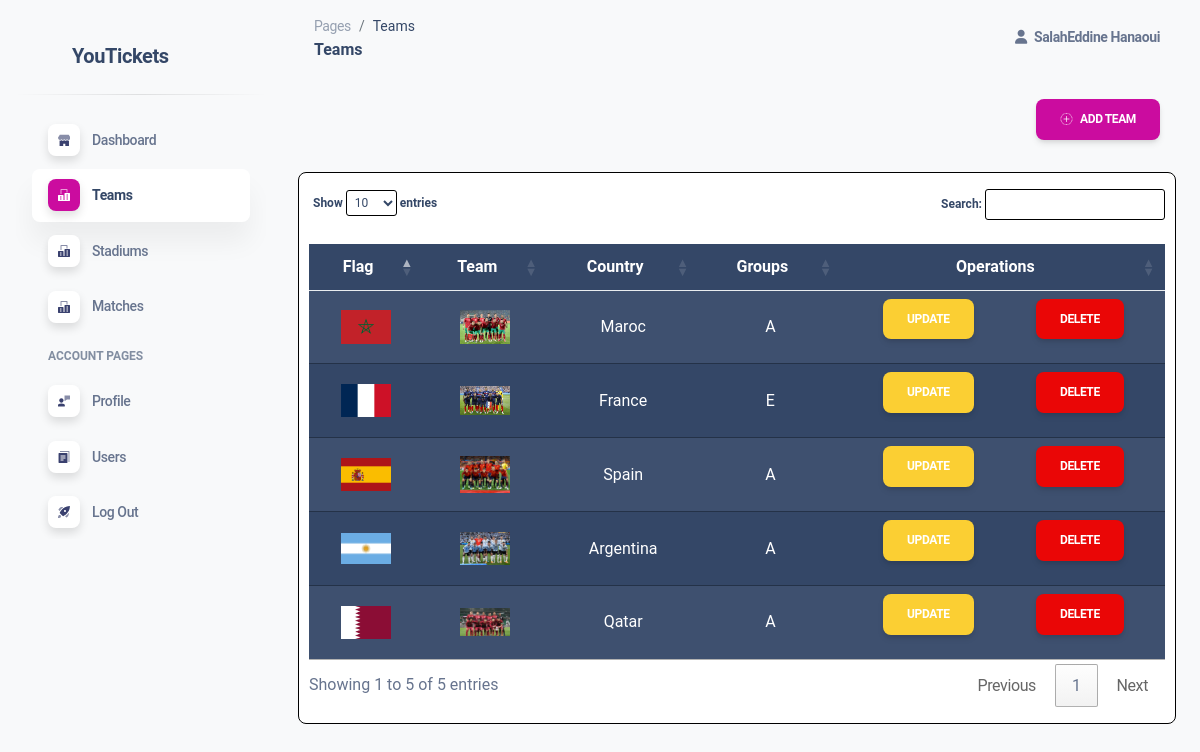
/pages/admin/teams.php (signed in), run on the app's committed database.
### tables this page shows
CREATE TABLE `users` (
  `id` int(11) NOT NULL,
  `name` varchar(255) DEFAULT NULL,
  `email` varchar(255) DEFAULT NULL,
  `password` varchar(255) DEFAULT NULL,
  `role` varchar(255) DEFAULT NULL
);

CREATE TABLE `teams` (
  `id` int(11) NOT NULL,
  `name` varchar(255) DEFAULT NULL,
  `flag` varchar(255) DEFAULT NULL,
  `team_group` varchar(255) DEFAULT NULL,
  `team_image` varchar(255) DEFAULT NULL
);

### config/database.php (called while the page is built, shortened)
<?php
class Database {
    private $host = "localhost";
    private $dbName = "fifa";
    private $username = "root";
    private $password = "";
    public function __construct(){
        $this->con = new PDO('mysql:host='.$this->host.';dbname='.$this->dbName.';charset=utf8', $this->username, $this->password);
        return true;
    }
}
?>

### classes/SignUp.class.php (called while the page is built, shortened)
<?php
 require_once __DIR__.'/../config/database.php';
class SignUp extends Database {
   public function getRows($query, $param=[]){
    try{
        $sqlstatment = $this->con->prepare($query);
        $sqlstatment->execute($param);
        return $sqlstatment->fetchAll(PDO::FETCH_ASSOC);
       }catch(Exception $e){
            $e->getMessage();
       }
   }
}

### models/TeamsModal.php (called while the page is built, shortened)
<?php
require_once __DIR__.'/../config/database.php';
class Teams extends Database
{
    public function select($table,$rows="*",$where = null){
        if ($where != null) {
            $sql="SELECT $rows FROM $table WHERE $where";
        }else{
            $sql="SELECT $rows FROM $table";
        }
        $this->sql = $result = $this->con->query($sql);
    }
}

### pages/admin/teams.php (the view, shortened to what this page needs)
<?php
$adminTitle='Teams';
include '../../models/TeamsModal.php';
include_once '../../includes/admin/head.php';
?>
<link rel="stylesheet" href="https://cdn.jsdelivr.net/npm/bootstrap-icons@1.10.2/font/bootstrap-icons.css">
<body class="g-sidenav-show bg-gray-100">
    <?php include_once '../../includes/admin/sidebar.php'; ?>
    <main class="main-content position-relative max-height-vh-100 h-100 border-radius-lg ">
        <?php include_once '../../includes/admin/navbar.php';?>
        <div class="tableContainer m-4">
        <div class="d-flex justify-content-end m-3">
            <button href="#modal-teams" data-bs-toggle="modal" class="btn btn-primary d-flex "  onclick="resetForm()"><i class="bi bi-plus-circle-dotted me-2" ></i>Add Team</button>
        </div>
      <table class="table table-dark table-hover table-striped "  id="myTable">
        <thead>
          <tr>
            <th class="text-center" scope="col">Flag</th>
            <th class="text-center" scope="col">Team</th>
            <th class="text-center" scope="col">Country</th>
            <th class="text-center" scope="col">Groups</th>
            <th class="text-center" scope="col">Operations</th>
          </tr>
        </thead>
        <tbody>
        <?php
            $b = new Teams();
            $b->select("teams","*");
            $result = $b->sql;
        ?>
            <?php while ($row = $result->fetch(PDO::FETCH_ASSOC)) { ?>
          <tr class="text-center">
            <td class="align-middle"><img class="" src="../../assets/img/<?php echo $row['flag'] ?>" alt="Flag" width="50px"></td>
            <td class="align-middle"><img class="" src="../../assets/img/<?php echo $row['team_image'] ?>" alt="Team" width="50px"></td>
            <td class="align-middle"><?php echo $row['name']; ?></td>
            <td class="align-middle" ><?php echo $row['team_group']; ?></td>
            <td class="align-middle" >
                <div class="d-flex flex-wrap justify-content-around">
                    <a href="teams.php?updateId=<?php echo $row['id']; ?>" type="button" class="btn btn-warning d-flex" ></i>Update</a>
                    <a href="../../controllers/TeamsController.php?deleteId=<?php echo $row['id']; ?>" type="button" class="btn btn-danger d-flex" ></i>Delete</a>
                </div>
            </td>
          </tr>
          <?php } ?>
        </tbody>
      </table>
    </div>
    </main>
</body>
</html>

### includes/admin/navbar.php (shortened to what this page needs)
<?php require_once('C:\xampp\htdocs\Gestion-des-Tickets---FIFA-World-Cup-Qatar-2022\classes\SignUp.class.php');?>
<?php
        $dsn = new Signup();
        $id=$_SESSION["id"];
        $sql =$dsn->getRows("SELECT * FROM users WHERE id=?",array($id));
        foreach($sql as $val)
?>
<nav class="navbar navbar-main navbar-expand-lg px-0 mx-4 shadow-none border-radius-xl" id="navbarBlur" navbar-scroll="true">
      <div class="container-fluid py-1 px-3">
        <nav aria-label="breadcrumb">
          <ol class="breadcrumb bg-transparent mb-0 pb-0 pt-1 px-0 me-sm-6 me-5">
            <li class="breadcrumb-item text-sm"><a class="opacity-5 text-dark" href="javascript:;">Pages</a></li>
            <li class="breadcrumb-item text-sm text-dark active" aria-current="page"><?= $adminTitle ?></li>
          </ol>
          <h6 class="font-weight-bolder mb-0"><?= $adminTitle ?></h6>
        </nav>
          <ul class="navbar-nav  justify-content-end">
            <li class="nav-item d-flex align-items-center">
              <a href="javascript:;" class="nav-link text-body font-weight-bold px-0">
                <i class="fa fa-user me-sm-1"></i>
                <span class="d-sm-inline d-none">
                <?= $val["name"];?>
                </span>
              </a>
            </li>
          </ul>
        </div>
    </nav>

### assets/css/style.css (style rules this page uses)
:root { --primary-color: #ffffff; --secondary-color: #8b1539; }
html,body { width: 100%; font-family: 'Roboto', sans-serif, FontAwesome; margin: 0; padding: 0; height: 100vh; }
a { color: inherit; text-decoration: inherit; }

### data on the page
users: name "SalahEddine Hanaoui"
teams: flag (picture), team_image (picture), name "Maroc", team_group "A"
teams: flag (picture), team_image (picture), name "France", team_group "E"
teams: flag (picture), team_image (picture), name "Spain", team_group "A"
teams: flag (picture), team_image (picture), name "Argentina", team_group "A"
teams: flag (picture), team_image (picture), name "Qatar", team_group "A"

### other printed values
$adminTitle "Teams"
